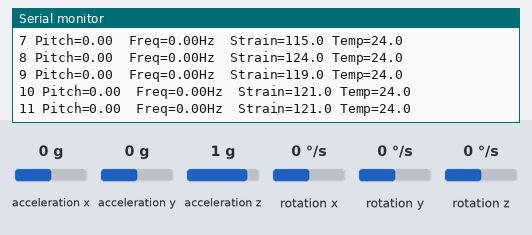
This sketch was run on a simulated ESP32. Parts: the last lines printed to the serial monitor. Wiring (inferred from the names in the program): MPU-6050 motion sensor at I2C address 0x68. Inputs (shaded band) come from the test bench; at power-on: acceleration x 0 g, acceleration y 0 g, acceleration z 1 g, rotation x 0 °/s, rotation y 0 °/s, rotation z 0 °/s. WiFi joins after 1.5 s; servers stay silent unless stated; random numbers use the default seed unless the sketch sets one; no MQTT or app messages arrive unless stated.

Above: at 2.7 s.
2.8 s: acceleration x set to -1.4 g
At 2.86 s:
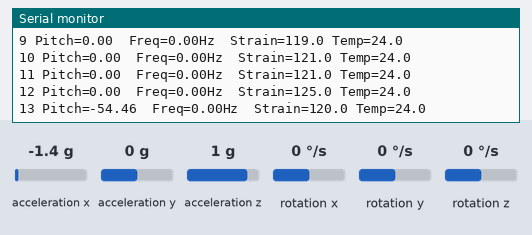
4.3 s: acceleration y set to -1.4 g
At 4.36 s:
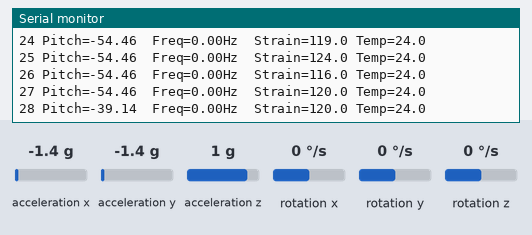
5.8 s: acceleration z set to -1.4 g
At 5.86 s:
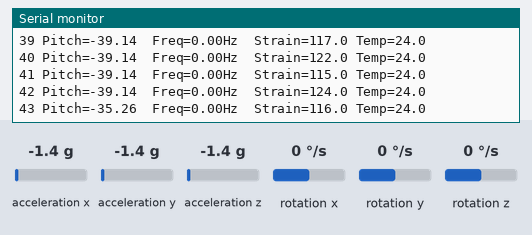
Timing chart, 0 to 8.8 s (numbered marks = the images above; inputs shaded):
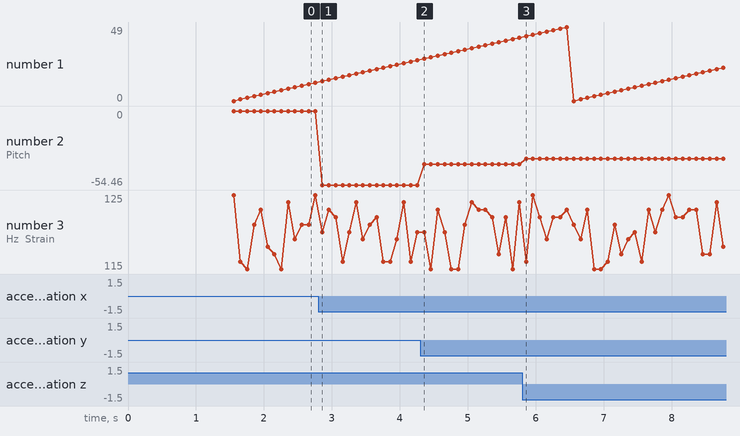

The sketch:

sensor_node.ino
```cpp
#include <Wire.h>
#include <WiFi.h>
#include <PubSubClient.h>
#include <ArduinoJson.h>

const char* ssid="Pranjal";
const char* password="12345678";
const char* mqttServer="10.241.204.76";
const int mqttPort=1883;
const char* topic="bridgesense/sensor";

WiFiClient espClient;
PubSubClient client(espClient);

// Sample structure without time
struct Sample {
  float pitch;
  float freq;
  float strain;
  float temp;
};

Sample samples[50];
int sampleIndex=0;

float lastGy=0;
unsigned long lastPeak=0;
float freqHz=0;

// MPU6050 I2C address
#define MPU6050_ADDR 0x68

void connectWiFi() {
  WiFi.begin(ssid,password);
  while(WiFi.status()!=WL_CONNECTED) {
    delay(500);
  }
}

void connectMQTT() {
  while(!client.connected()) {
    client.connect("ESP32BridgeSense");
    if(!client.connected()) delay(1000);
  }
}

void mpuWrite(uint8_t reg, uint8_t data) {
  Wire.beginTransmission(MPU6050_ADDR);
  Wire.write(reg);
  Wire.write(data);
  Wire.endTransmission();
}

void mpuRead(uint8_t reg, uint8_t* buf, uint8_t len) {
  Wire.beginTransmission(MPU6050_ADDR);
  Wire.write(reg);
  Wire.endTransmission(false);
  Wire.requestFrom(MPU6050_ADDR, len);
  for(int i=0;i<len && Wire.available();i++) {
    buf[i]=Wire.read();
  }
}

void setupMPU() {
  // Wake up MPU6050
  mpuWrite(0x6B, 0x00); // PWR_MGMT_1 = 0
  // Set accelerometer ±8g
  mpuWrite(0x1C, 0x10); // ACCEL_CONFIG
  // Set gyro ±500 deg/s
  mpuWrite(0x1B, 0x08); // GYRO_CONFIG
}

void setup() {
  Serial.begin(115200);
  Wire.begin(21,22);
  setupMPU();

  connectWiFi();
  while (!client.connected()) {
    if (client.connect("ESP32BridgeSense")) {
        Serial.println("MQTT Connected");
    } else {
        Serial.print("Failed, rc=");
        Serial.println(client.state());
        delay(1000);
    }
}
  connectMQTT();
}

float computePitch(float ax,float ay,float az) {
  return atan2(ax, sqrt(ay*ay+az*az)) * 180.0 / PI;
}

void publishBatch() {
  StaticJsonDocument<8192> doc;
  doc["device"]="bridge_node_01";
  JsonArray arr=doc.createNestedArray("samples");

  for(int i=0;i<50;i++) {
    JsonObject o=arr.createNestedObject();
    o["pitch"]=samples[i].pitch;
    o["frequency"]=samples[i].freq;
    o["strain"]=samples[i].strain;
    o["temperature"]=samples[i].temp;
  }

  char buffer[8192];
  size_t n=serializeJson(doc,buffer);
  client.publish(topic,buffer,n);
}

void loop() {
  if(WiFi.status()!=WL_CONNECTED) connectWiFi();
  if(!client.connected()) connectMQTT();
  client.loop();

  static unsigned long lastSample=0;
  if(millis()-lastSample>=100) {
    lastSample=millis();

    uint8_t rawData[14];
    mpuRead(0x3B, rawData, 14); // accel+gyro+temp

    int16_t ax = (rawData[0]<<8)|rawData[1];
    int16_t ay = (rawData[2]<<8)|rawData[3];
    int16_t az = (rawData[4]<<8)|rawData[5];
    int16_t tempRaw = (rawData[6]<<8)|rawData[7];
    int16_t gx = (rawData[8]<<8)|rawData[9];
    int16_t gy = (rawData[10]<<8)|rawData[11];
    int16_t gz = (rawData[12]<<8)|rawData[13];

    // Scale factors
    float ax_g = ax/4096.0;   // ±8g
    float ay_g = ay/4096.0;
    float az_g = az/4096.0;
    float gy_dps = gy/65.5;   // ±500 deg/s

    float pitch = computePitch(ax_g, ay_g, az_g);

    // crude vibration frequency detection
    if(lastGy<20 && gy_dps>=20) {
      unsigned long now=millis();
      if(lastPeak!=0) {
        freqHz=1000.0/(now-lastPeak);
      }
      lastPeak=now;
    }
    lastGy=gy_dps;

    float strain=120+(freqHz*30)+random(-5,6);
    float tempC=(tempRaw/340.0)+36.53; // datasheet formula

    samples[sampleIndex].pitch=pitch;
    samples[sampleIndex].freq=freqHz;
    samples[sampleIndex].strain=strain;
    samples[sampleIndex].temp=tempC;

    Serial.printf("%d Pitch=%.2f  Freq=%.2fHz  Strain=%.1f Temp=%.1f\n",
                  sampleIndex,pitch,freqHz,strain,tempC);

    sampleIndex++;
    if(sampleIndex>=50) {
      publishBatch();
      sampleIndex=0;
    }
  }
}
```

Measured:
- after the input at 2.8 s, the serial monitor: prints a new line after 0.06 s (image 1)
- after the input at 4.3 s, the serial monitor: prints a new line after 0.06 s (image 2)
- plotted number 2: 0 → -54.46 after the input at 2.8 s, -54.46 → -39.14 after the input at 4.3 s
